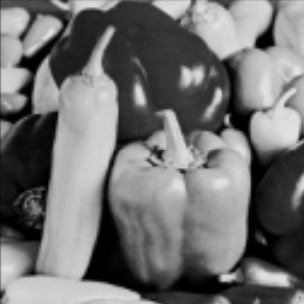
#> input picture images/pepper_gray.jpg, 304 x 305 px, found by its file name
$ python convolution.py
#> lines starting #> are read from the running program, lines starting #| are printed output that depends on the picture
#ZJP
#convolution.py  19:55
import numpy as np
import cv2

sobel_y = np.array([[-1,0,1],[-2,0,2],[-1,0,1]])
print(sobel_y.shape)
sobel_widths = sobel_y.shape[0]
sobel_heights = sobel_y.shape[1]
print(sobel_y[0][0])

img = cv2.imread("pepper_gray.jpg")
#> img is the input picture: shape (305, 304, 3); min 0, max 255, mean 114.3
grayimg = cv2.cvtColor(img, cv2.COLOR_BGR2GRAY)
img_widths = grayimg.shape[0]
#> img_widths = 305
img_heights = grayimg.shape[1]
#> img_heights = 304
#############特别要注意重新赋值##########
new_img = np.zeros([img_widths, img_heights])

# [7 lines of commented-out code are left out]
new_img2 = cv2.filter2D(grayimg,-1,sobel_y)
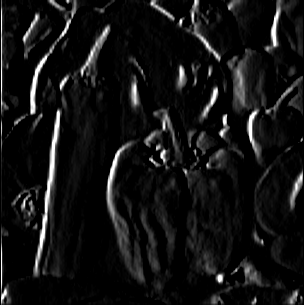
#> new_img2: shape (305, 304); min 0, max 255, mean 19.3
cv2.imwrite("sobel2.jpg",new_img2)
